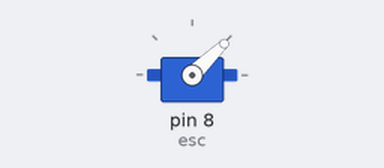
Recording of a sketch running on a simulated Arduino Uno, built with avr-gcc and run on an emulated ATmega328P. On the bench: servo.

Above: at 0.1 s.
At 3.6 s:
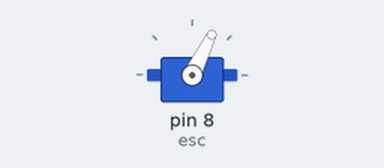
Timing chart, 0 to 41.5 s (numbered marks = the images above):
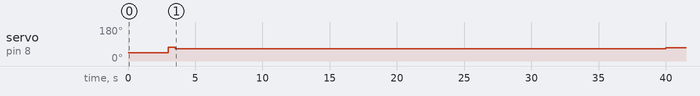

Measured:
- by itself, servo on pin 8 (esc): 44° → 73° at 3.0 s, → 64° 0.50 s later, → 71° 36.5 s later

The sketch:

Escalon.ino
```cpp
#include <Servo.h>//Using servo library to control ESC

Servo esc; //Creating a servo class with name as esc

int escalon = 1200;
unsigned long tiempo;

void setup()
{

Serial.begin(9600);


  esc.attach(8); //Specify the esc signal pin,Here as D8

  esc.writeMicroseconds(1000); //initialize the signal to 1000
  delay(3000);
  esc.writeMicroseconds(1300);
  delay(500);
  esc.writeMicroseconds(1000);


}

void loop()
{


  tiempo = millis();

  esc.writeMicroseconds(escalon);

  if(tiempo >= 40000)
  {
    escalon = 1280;
  }

}
```
